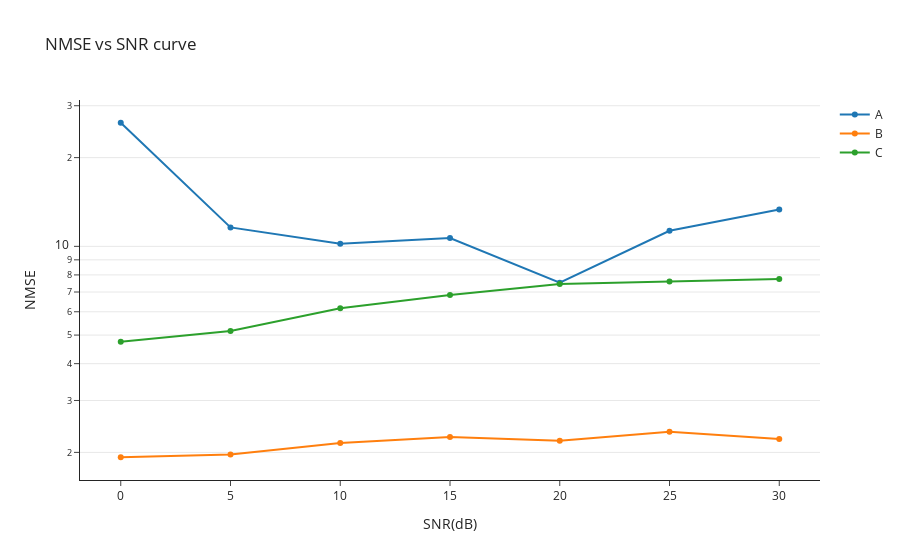

The code cell stored with this chart in its notebook:
### Code cell
import plotly.graph_objects as go

fig = go.Figure(
    layout=go.Layout(
        title="NMSE vs SNR curve",
        template="simple_white"))

fig.add_trace(go.Scatter(x=SNRdb_range, y=NMSE_A, mode='lines+markers', name='A'))
fig.add_trace(go.Scatter(x=SNRdb_range, y=NMSE_B, mode='lines+markers', name='B'))
fig.add_trace(go.Scatter(x=SNRdb_range, y=NMSE_C, mode='lines+markers', name='C'))

fig.update_yaxes(title='NMSE',showgrid=True,type="log")
fig.update_xaxes(title='SNR(dB)')

fig.show()

### Figure 1 — Plotly figure (JSON) as saved in the notebook; plotly's stock layout.template omitted (floating-point values rounded to 4 significant figures)
{"data": [{"mode": "lines+markers", "name": "A", "type": "scatter", "x": [0, 5, 10, 15, 20, 25, 30], "y": [26.26, 11.59, 10.21, 10.67, 7.531, 11.29, 13.33]}, {"mode": "lines+markers", "name": "B", "type": "scatter", "x": [0, 5, 10, 15, 20, 25, 30], "y": [1.925, 1.969, 2.151, 2.256, 2.191, 2.352, 2.22]}, {"mode": "lines+markers", "name": "C", "type": "scatter", "x": [0, 5, 10, 15, 20, 25, 30], "y": [4.743, 5.159, 6.168, 6.835, 7.45, 7.592, 7.744]}], "layout": {"title": {"text": "NMSE vs SNR curve"}, "xaxis": {"title": {"text": "SNR(dB)"}}, "yaxis": {"showgrid": true, "title": {"text": "NMSE"}, "type": "log"}}}
